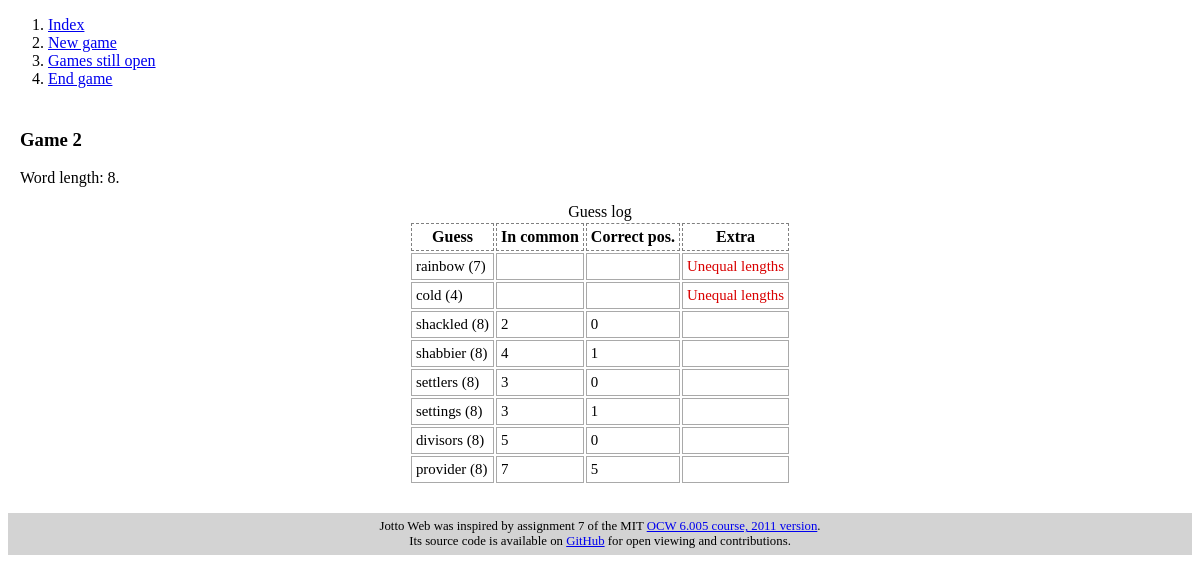
The page /session/2 on the database its author committed.
### JottoWebApp/models.py (models this page shows, shortened)
class Session(models.Model):
    puzzle = models.ForeignKey(Puzzle, on_delete=models.CASCADE)
    start_date = models.DateTimeField(default=timezone.localtime)
    end_date = models.DateTimeField(null=True)
    def guesses_by_newest(self):
        return self.guess_set.order_by("-time")

class Puzzle(models.Model):
    name = CharField(max_length=128, unique=True)

class Guess(models.Model):
    name = models.CharField(max_length=128, editable=False)
    session = models.ForeignKey(Session, on_delete=models.CASCADE)
    time = models.DateTimeField(default=timezone.localtime)
    def common(self):
        hidden = Puzzle.objects.get(id=self.session.puzzle.id)
        return in_common(self.name, hidden.name)
    def correct_position(self):
        hidden = Puzzle.objects.get(id=self.session.puzzle.id)
        return correct_position(self.name, hidden.name)

### JottoWebApp/views.py (the view)
# urls.py: url(r"^session/(?P<session_id>\d+)$", session, name="session"),
def session(request, session_id):
    session = get_object_or_404(Session, id=session_id)
    template = loader.get_template("jotto/session.html")
    context = {
        "session": session,
    }
    return HttpResponse(template.render(context, request))

### JottoWebApp/utils.py (called while the page is built)
def in_common(first, second):
    fmap: dict = chars_count(first)
    smap: dict = chars_count(second)
    result = 0
    for i in set(fmap.keys()).intersection(smap.keys()):
        result += min(fmap[i], smap[i])
    return result

def correct_position(first, second):
    return sum([f == s for f, s in zip(first, second)])

def chars_count(word: str):
    res = dict()
    for c in word:
        res[c] = res.get(c, 0) + 1
    return res

### JottoWebApp/templates/jotto/session.html (shortened to what this page needs)
{% extends "jotto/base.html" %}
{% block sidebar %}
    {{ block.super }}
    <li><a href="{% url 'jotto:close_session' session.id %}">End game</a></li>
{% endblock %}
{% block content %}
    <p style="content-align: center">
        <h3>Game {{ session.id }}</h3>
        <p>
            Word length: {{ session.puzzle.name | length }}.<br>
            {% if session.guess_set.all %}
                <table id="guesses">
                    <thead>
                        <caption>Guess log</caption>
                        <tr>
                            <th>Guess</th>
                            <th>In common</th>
                            <th>Correct pos.</th>
                            <th>Extra</th>
                        </tr>
                    </thead>
                    <tbody>
                        {% for g in session.guesses_by_newest %}
                            <tr>
                                <td>{{ g.name }} ({{ g.name|length }})</td>
                                {% if session.puzzle.name|length == g.name|length %}
                                    <td>{{ g.common }}</td>
                                    <td>{{ g.correct_position }}</td>
                                    <td></td>
                                {% else %}
                                    <td></td>
                                    <td></td>
                                    <td class="error">Unequal lengths</td>
                                {% endif %}
                            </tr>
                        {% endfor %}
                    </tbody>
                </table>
            {% else %}
                Submit a guess to start playing.
            {% endif %}
        </p>
    </p>
{% endblock %}

### JottoWebApp/templates/jotto/base.html (style rules this page uses)
table#guesses { margin-left: auto; margin-right: auto; }
table#guesses th, td { margin: 2px; padding: 4px; }
table#guesses th { border: 1px dashed gray; }
table#guesses td { font-size: 93%; border: 1px solid darkgray; }
.error { color: #D90000; }

### rows shown on the page
Session: id "2", puzzle.name|length "8"
Guess: name "rainbow", name|length "7", shows "Unequal lengths"
Guess: name "cold", name|length "4", shows "Unequal lengths"
Guess: name "shackled", name|length "8", common "2", correct_position "0"
Guess: name "shabbier", name|length "8", common "4", correct_position "1"
Guess: name "settlers", name|length "8", common "3", correct_position "0"
Guess: name "settings", name|length "8", common "3", correct_position "1"
Guess: name "divisors", name|length "8", common "5", correct_position "0"
Guess: name "provider", name|length "8", common "7", correct_position "5"
